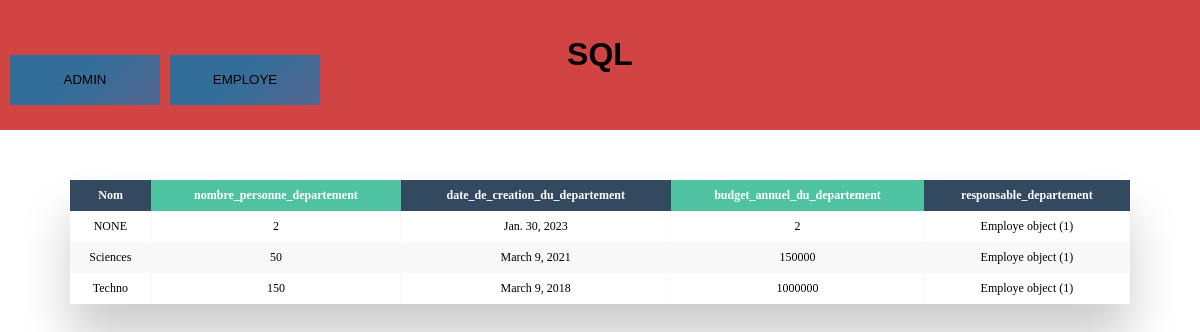
Page /Departement/ on the committed database.
### polls/models.py (models this page shows)
class Departement(models.Model):
    id = models.AutoField(primary_key=True)
    nom = models.CharField(max_length=100,default='NONE')
    nombre_personne_departement = models.IntegerField()
    date_de_creation_du_departement = models.DateField()
    budget_annuel_du_departement = models.IntegerField()
    responsable_departement = models.ForeignKey(Employe, on_delete=models.CASCADE)

class Employe(models.Model):
    id = models.AutoField(primary_key=True)
    nom = models.CharField(max_length=100,default='NONE')
    prenom = models.CharField(max_length=100,default='NONE')
    poste = models.CharField(max_length=100,default='NONE')
    age = models.IntegerField()
    genre = models.CharField(max_length=100,default='NONE',choices=[("OPTION_1", "Homme"),("OPTION_2",  "Femme"),("OPTION_3", "Autre")])
    salaire = models.IntegerField()
    type_contract = models.CharField(max_length=100,default='CDD',choices=[("OPTION_1", "CDD"),("OPTION_2",  "CDI"),("OPTION_3", "Autre")])
    adresse_email = models.CharField(max_length=100,default='NONE')
    date_embauche = models.DateField()
    numero_tel = models.CharField(max_length=100,default='NONE')
    adresse = models.CharField(max_length=100,default='NONE')
    date_de_naissance = models.DateField()
    numero_d_employe = models.CharField(max_length=100,default='NONE')
    nombre_d_enfants = models.IntegerField(default=0)
    conges_payes_restants = models.IntegerField()

### polls/views.py (the view)
# urls.py: path('', views.indexDepartement),
def indexDepartement(request):
    departement=Departement.objects.all()
    paginator = Paginator(departement, 10) # Show 10 contacts per page
    page2 = request.GET.get('page2')
    departements = paginator.get_page(page2)
    return render(request,'departement.html',{"departement":departements})

### template/departement.html (shortened to what this page needs)
<!DOCTYPE html>
<html lang="en">
<head>
</head>
<body>
<div class="header">
        <div class="titleHeader">
            <h1>SQL</h1>
        </div>
        <div class="butttonrow">
            <form action="/admin" method="GET">
            <button type="submit" name="admin" class="noselect">ADMIN</button>
            </form>
            <form action="/employe" method="GET">
            <button type="submit" class="noselect">EMPLOYE</button>
            </form>
        </div>
    </div>
    <div class="table-wrapper">
    <table class="fl-table">
        <thead>
        <tr>
            <th>Nom</th>
            <th>nombre_personne_departement</th>
            <th>date_de_creation_du_departement</th>
            <th>budget_annuel_du_departement</th>
            <th>responsable_departement</th>
        </tr>
        </thead>
        <tbody>
        {% for i in departement%}
        <tr>
            <td>{{i.nom}}</td>
            <td>{{i.nombre_personne_departement}}</td>
            <td>{{i.date_de_creation_du_departement}}</td>
            <td>{{i.budget_annuel_du_departement}}</td>
            <td>{{i.responsable_departement}}</td>
        </tr>
        {% endfor %}
    </table>
</div>
</body>
</html>

### template/departement.html (style rules this page uses)
body { margin: 0; padding: 0; }
.header { width: auto; height: 130px; background-color: rgb(210, 67, 67); }
.titleHeader { padding-top: 15px; text-align: center; font-size: 10; font-family: Verdana, Geneva, Tahoma, sans-serif; }
.table-wrapper { margin: 10px 70px 70px; box-shadow: 0px 35px 50px rgba( 0, 0, 0, 0.2 ); margin-top:50px; }
.fl-table { border-radius: 5px; font-size: 12px; font-weight: normal; border: none; border-collapse: collapse; width: 100%; max-width: 100%; white-space: nowrap; background-color: white; }
.fl-table td, .fl-table th { text-align: center; padding: 8px; }
.fl-table td { border-right: 1px solid #f8f8f8; font-size: 12px; }
.fl-table thead th { color: #ffffff; background: #4FC3A1; }
.fl-table thead th:nth-child(odd) { color: #ffffff; background: #324960; }
.fl-table tr:nth-child(even) { background: #F8F8F8; }
.noselect { -webkit-touch-callout: none; -webkit-user-select: none; -khtml-user-select: none; -moz-user-select: none; -ms-user-select: none; user-select: none; -webkit-tap-highlight-color: transparent; }
button { margin-top:-40px; margin-left:10px; width: 150px; height: 50px; cursor: pointer; border: none; display: flex; align-items: center; justify-content: center; background-color: #B67FBC; background-image: linear-gradient(315deg, #7f5a83 0%, #326E99 74%); background-size: 200% 100%; background-position: left; background-repeat: no-repeat; transition: 500ms; }
button:before { color: rgba(255,255,255,0.5); font-size: 16px; position: absolute; display: flex; align-items: center; justify-content: center; width: 140px; height: 40px; background-color: #1b2845; background-image: linear-gradient(315deg, #1b2845 0%, #274060 74%); transition: 500ms; }
.butttonrow { flex-direction: row; display: flex; }

### rows in the picture
Departement: nom "NONE", nombre_personne_departement "2", date_de_creation_du_departement "Jan. 30, 2023", budget_annuel_du_departement "2", responsable_departement "Employe object (1)"
Departement: nom "Sciences", nombre_personne_departement "50", date_de_creation_du_departement "March 9, 2021", budget_annuel_du_departement "150000", responsable_departement "Employe object (1)"
Departement: nom "Techno", nombre_personne_departement "150", date_de_creation_du_departement "March 9, 2018", budget_annuel_du_departement "1000000", responsable_departement "Employe object (1)"
